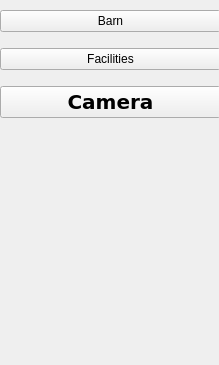
       <widget class="QWidget" name="monitor_page">
        <property name="geometry">
         <rect>
          <x>0</x>
          <y>0</y>
          <width>219</width>
          <height>365</height>
         </rect>
        </property>
        <attribute name="label">
         <string>Monitor</string>
        </attribute>
        <widget class="QWidget" name="verticalLayoutWidget">
         <property name="geometry">
          <rect>
           <x>0</x>
           <y>0</y>
           <width>221</width>
           <height>128</height>
          </rect>
         </property>
         <layout class="QVBoxLayout" name="verticalLayout">
          <item>
           <widget class="QPushButton" name="monitor_barnpage_button">
            <property name="text">
             <string>Barn</string>
            </property>
           </widget>
          </item>
          <item>
           <widget class="QPushButton" name="monitor_facilitiespage_button">
            <property name="text">
             <string>Facilities</string>
            </property>
           </widget>
          </item>
          <item>
           <widget class="QPushButton" name="monitor_camerapage_button">
            <property name="font">
             <font>
              <family>DejaVu Sans</family>
              <pointsize>15</pointsize>
              <weight>75</weight>
              <bold>true</bold>
             </font>
            </property>
            <property name="text">
             <string>Camera</string>
            </property>
           </widget>
          </item>
         </layout>
        </widget>
       </widget>
